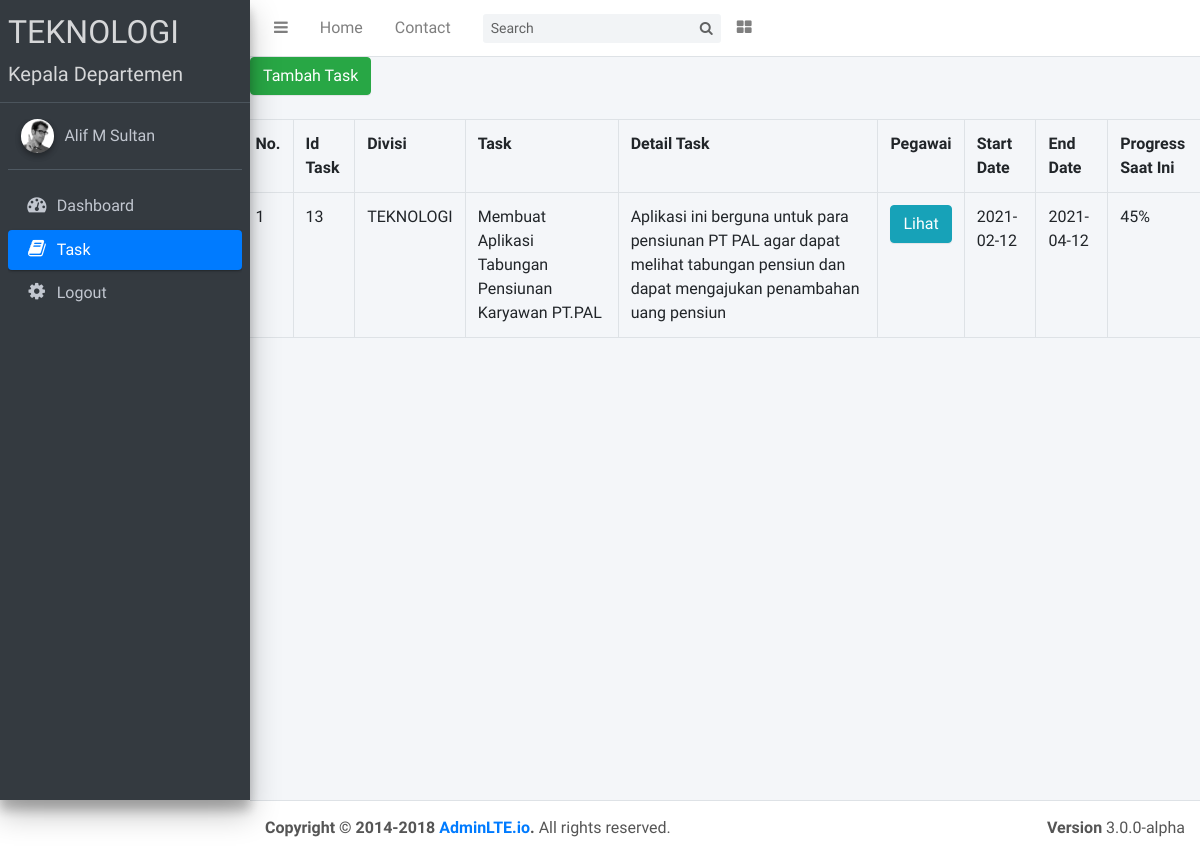
The app's page /pages/user_1/view_task.php (signed in), older data.
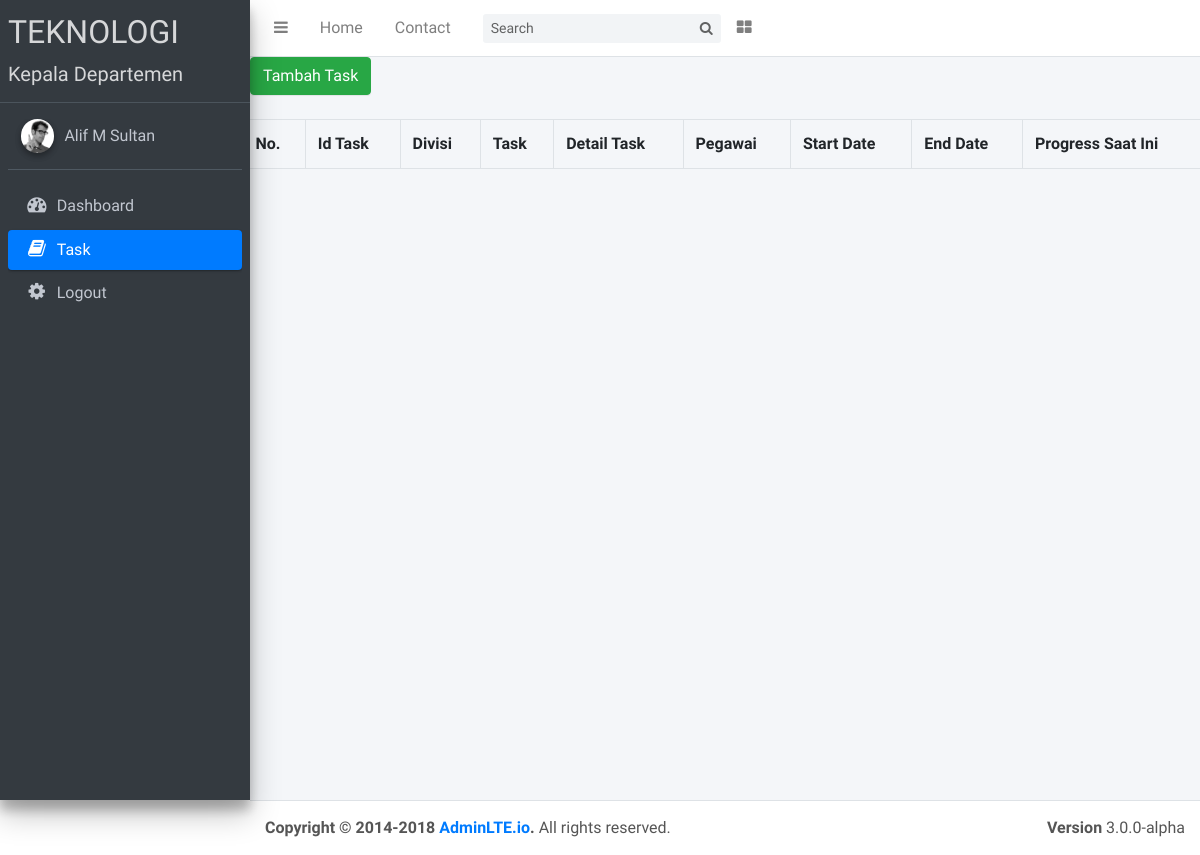
The same page, newer data.
### tables this page shows
CREATE TABLE `tabel_task` (
  `id_task` int(11) NOT NULL,
  `divisi` varchar(255) NOT NULL,
  `task` varchar(255) NOT NULL,
  `detail_task` varchar(255) NOT NULL,
  `start_date` date NOT NULL,
  `end_date` date NOT NULL,
  `status` int(1) NOT NULL
);

### pages/user_1/view_task.php (the view, shortened to what this page needs)
<!DOCTYPE html>
<html>
<?php
  $no = 1;
  $connect = mysqli_connect("localhost", "root", "", "magang_pal");
  $query="SELECT * FROM tabel_task WHERE divisi='$_SESSION[divisi]' ORDER BY id_task desc ;";
  $result = mysqli_query($connect,$query);
?>
<head>
  <link rel="stylesheet" href="../../plugins/font-awesome/css/font-awesome.min.css">
  <link rel="stylesheet" href="https://code.ionicframework.com/ionicons/2.0.1/css/ionicons.min.css">
  <link rel="stylesheet" href="../../dist/css/adminlte.min.css">
  <link rel="stylesheet" href="../../plugins/iCheck/flat/blue.css">
  <link rel="stylesheet" href="../../plugins/morris/morris.css">
  <link rel="stylesheet" href="../../plugins/jvectormap/jquery-jvectormap-1.2.2.css">
  <link rel="stylesheet" href="../../plugins/datepicker/datepicker3.css">
  <link rel="stylesheet" href="../../plugins/select2/select2.min.css">
  <link rel="stylesheet" href="../../plugins/daterangepicker/daterangepicker-bs3.css">
  <link rel="stylesheet" href="../../plugins/bootstrap-wysihtml5/bootstrap3-wysihtml5.min.css">
		<link href="https://cdnjs.cloudflare.com/ajax/libs/select2/4.0.10/css/select2.min.css" rel="stylesheet" />
</head>
<body class="hold-transition sidebar-mini">
  <div class="wrapper">
    <nav class="main-header navbar navbar-expand bg-white navbar-light border-bottom">
      <ul class="navbar-nav">
        <li class="nav-item">
          <a class="nav-link" data-widget="pushmenu" href="#"><i class="fa fa-bars"></i></a>
        </li>
        <li class="nav-item d-none d-sm-inline-block">
          <a href="dashboard_1.php" class="nav-link">Home</a>
        </li>
        <li class="nav-item d-none d-sm-inline-block">
          <a href="#" class="nav-link">Contact</a>
        </li>
      </ul>
      <form class="form-inline ml-3">
        <div class="input-group input-group-sm">
          <input class="form-control form-control-navbar" type="search" placeholder="Search" aria-label="Search">
          <div class="input-group-append">
            <button class="btn btn-navbar" type="submit">
              <i class="fa fa-search"></i>
            </button>
          </div>
        </div>
        <ul class="navbar-nav ml-auto">
          <li class="nav-item">
            <a class="nav-link" data-widget="control-sidebar" data-slide="true" href="#"><i
                class="fa fa-th-large"></i></a>
          </li>
        </ul>
    </nav>
    <aside class="main-sidebar sidebar-dark-primary elevation-4">
      <a href="dashboard_1.php" class="brand-link">
        <h2 class="brand-text font-weight-light"><b><?php echo $_SESSION['divisi']; ?></b></h2>
        <span class="brand-text font-weight-light"><?php echo $_SESSION['jabatan']; ?></span>
      </a>
      <div class="sidebar">
        <div class="user-panel mt-3 pb-3 mb-3 d-flex">
          <div class="image">
            <img src="../../dist/img/user2-160x160.jpg" class="img-circle elevation-2" alt="User Image">
          </div>
          <div class="info">
            <a href="#" class="d-block"><?php echo $_SESSION['nama']; ?></a>
          </div>
        </div>
        <nav class="mt-2">
          <ul class="nav nav-pills nav-sidebar flex-column" data-widget="treeview" role="menu" data-accordion="false">
            <li class="nav-item">
              <a href="dashboard_1.php" class="nav-link">
                <i class="fa fa-dashboard nav-icon"></i>
                <p>Dashboard</p>
              </a>
            </li>
            <li class="nav-item ">
              <a href="view_task.php" class="nav-link active">
                <i class="nav-icon fa fa-book"></i>
                <p>Task</p>
              </a>
            <li class="nav-item">
              <a href="../../function/logout.php" class="nav-link">
                <i class="nav-icon fa fa-gear"></i>
                <p>
                  Logout
                </p>
              </a>
            </li>
          </ul>
        </nav>
      </div>
    </aside>
    <div class="content-wrapper">
      <div class="panel panel-flat">
    <button type="button" name="age" id="age" data-toggle="modal" data-target="#create_task_modal"
      class="btn btn-success">Tambah Task</button>
  </div>
  <div class="row mb-2">
    <br />
    <div class="table-responsive">
      <br />
      <div id="view_task">
        <table class="table table-bordered">
          <tr>
            <th>No.</th>
            <th>Id Task</th>
            <th>Divisi</th>
            <th>Task</th>
            <th>Detail Task</th>
            <th>Pegawai</th>
            <th>Start Date</th>
            <th>End Date</th>
            <th>Progress Saat Ini</th>
          </tr>
          <?php
                  while($row = mysqli_fetch_array($result)) {
              ?>
          <tr>
            <td><?php echo $no ?></td>
            <td><?php echo $row['id_task'] ?></td>
            <td><?php echo $row['divisi'] ?></td>
            <td><?php echo $row['task'] ?></td>
            <td><?php echo $row['detail_task'] ?></td>
            <td><input type="button" name="view" value="Lihat" id="<?php echo $row["id_task"]; ?>"
                class="btn btn-info btn-xs view_data" /></td>
            <td><?php echo $row['start_date'] ?></td>
            <td><?php echo $row['end_date']?></td>
            <td>45%</td>
          </tr>
          <?php $no++;
              } ?>
        </table>
      </div>
    </div>
  </div>
  </div>
  </div>
  <footer class="main-footer">
    <strong>Copyright &copy; 2014-2018 <a href="http://adminlte.io">AdminLTE.io</a>.</strong>
    All rights reserved.
    <div class="float-right d-none d-sm-inline-block">
      <b>Version</b> 3.0.0-alpha
    </div>
  </footer>
</body>
</html>

Row changes from the older to the newer data that the page shows:
removed tabel_task: id_task "13", divisi "TEKNOLOGI", task "Membuat Aplikasi Tabungan Pensiunan Karyawan PT.PAL", detail_task "Aplikasi ini berguna untuk para pensiunan PT PAL agar dapat melihat tabungan pensiun dan dapat mengajukan penambahan uang pensiun", start_date "2021-02-12", end_date "2021-04-12"
